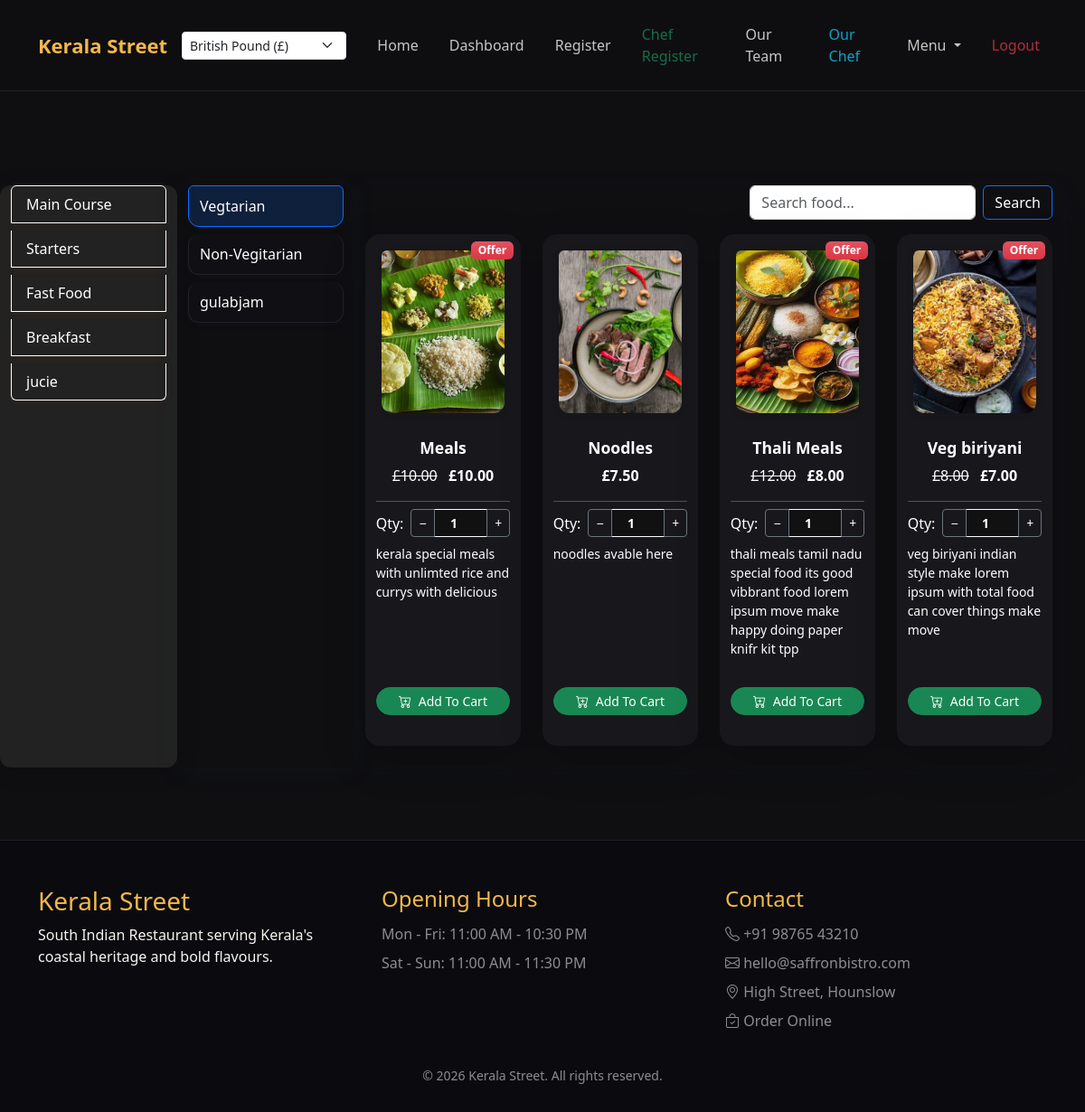
/menu/ (signed in), run on an earlier commit of the app's database.
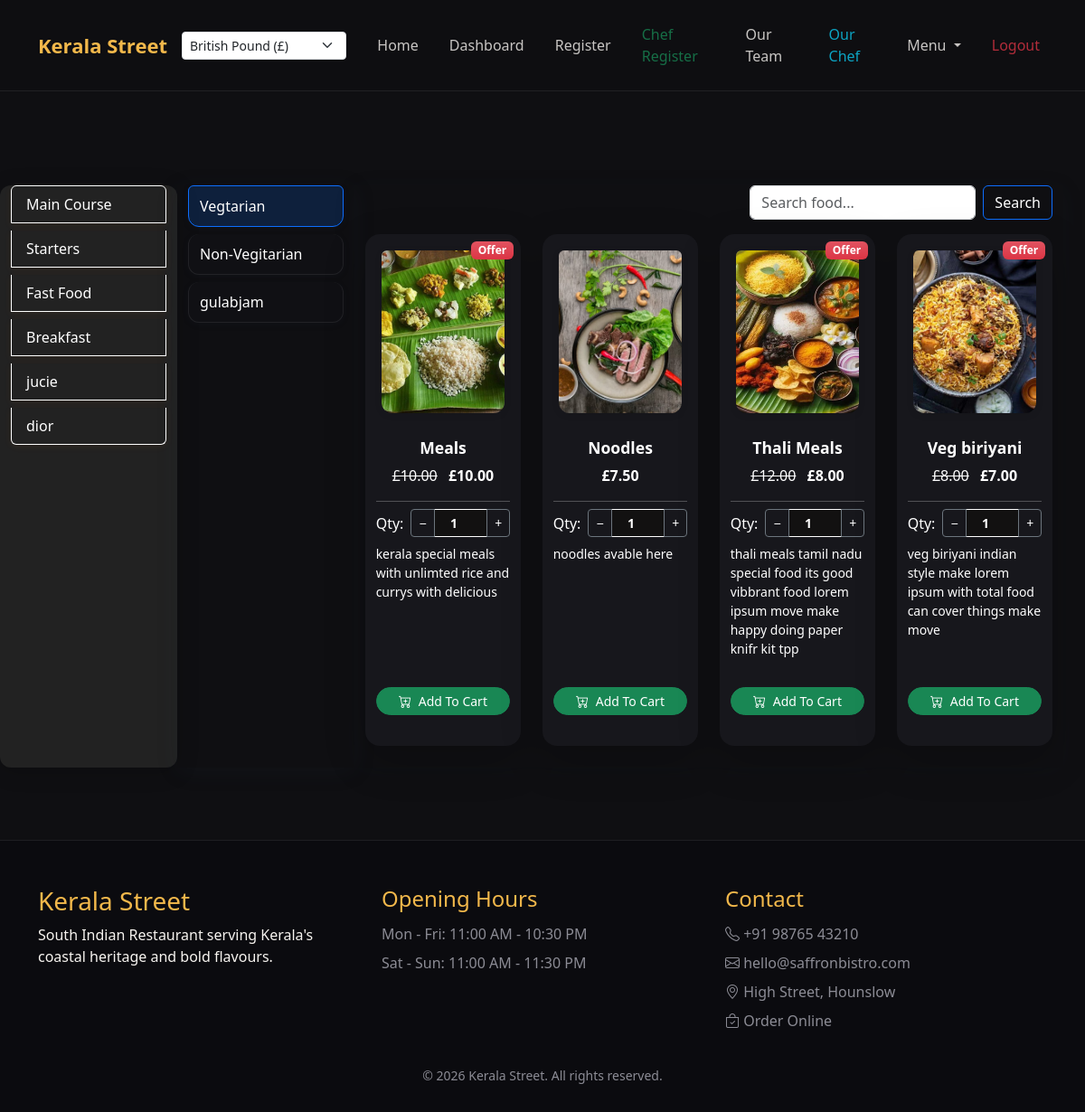
And on a later commit of the database.
### admin_app/models.py (models this page shows, shortened)
class maincategory(models.Model):
    name = models.CharField(max_length=100)

class Category(models.Model):
    main_category = models.ForeignKey('maincategory', on_delete=models.CASCADE)
    name = models.CharField(max_length=100)

class SubCategory(models.Model):
    category = models.ForeignKey(Category, on_delete=models.CASCADE)
    name = models.CharField(max_length=100)
    image = models.ImageField(upload_to='subcategory_images/', blank=True, null=True)
    price = models.DecimalField(max_digits=8, decimal_places=2, blank=True, null=True)
    offer_price = models.DecimalField(max_digits=8, decimal_places=2, blank=True, null=True)
    tax_percentage = models.DecimalField(max_digits=5, decimal_places=2, default=0)
    description = models.TextField(max_length=420, blank=True, null=True)
    is_available = models.BooleanField(default=True)
    VAT_CHOICES = [
        ('include', 'Tax include'),
        ('vatl_include', 'Tax line include'),
        ('not_include', 'Not include'),
    ]
    vat_status = models.CharField(max_length=20, choices=VAT_CHOICES, default='not_include')

### hotel/views.py (the view)
# urls.py: path('menu/', views.menu_page, name='menu_page'),
def menu_page(request):
    main_categories = maincategory.objects.all()
    categories = Category.objects.all()
    subcategories = SubCategory.objects.filter(is_available=True).select_related('category', 'category__main_category')
    return render(request, 'menu_page.html', {
        'main_categories': main_categories,
        'categories': categories,
        'subcategories': subcategories
    })

### templates/menu_page.html (shortened to what this page needs)
{% extends 'base.html' %}
{% load static %}
{% load currency_tags %}
{% block content %}
{% include 'header.html' %}
<section id="menuList" class="section order-layout">
    <div class="container-fluid mt-4">
        <div class="row">
            <div class="row d-block d-md-flex">
                <nav class="mb-3 mb-md-0 col-12 col-md-2 stylish-maincat animate__animated animate__fadeInLeft" style="box-shadow:0 4px 24px rgba(0,0,0,0.18);">
                    <div class="list-group w-100" id="mainCategoryList">
                        {% for main in main_categories %}
                            <button type="button"
                                    class="list-group-item list-group-item-action main-category-btn animate__animated animate__fadeInUp"
                                    data-main-id="{{ main.id }}"
                                    style="margin-bottom:8px; box-shadow:0 2px 8px rgba(230,126,34,0.07);">
                                {{ main.name }}
                            </button>
                        {% endfor %}
                    </div>
                </nav>
                <aside class="mb-3 mb-md-0 col-12 col-md-2 stylish-cat animate__animated animate__fadeInUp" style="box-shadow:0 4px 24px rgba(44,62,80,0.10);">
                    <div class="list-group w-100" id="categoryList">
                        {% for cat in categories %}
                            <button type="button"
                                    class="list-group-item list-group-item-action category-btn animate__animated animate__fadeInUp"
                                    data-cat-id="{{ cat.id }}"
                                    data-main-id="{{ cat.main_category.id }}"
                                    style="display:none; margin-bottom:8px; box-shadow:0 2px 8px rgba(44,62,80,0.07);">
                                {{ cat.name }}
                            </button>
                        {% endfor %}
                    </div>
                </aside>
                <main class="col-12 col-md-8 stylish-subcat animate__animated animate__fadeInRight" style="box-shadow:0 4px 24px rgba(44,62,80,0.08);">
                    {% if not request.session.user and not request.session.name %}
                    <div class="mb-3 text-center">
                        <h5 class="mb-0">Menu Items</h5>
                    </div>
                    {% else %}
                    <div class="mb-3 d-flex justify-content-end align-items-center">
                        <input type="text" id="foodSearch" class="form-control me-2 stylish-search animate__animated animate__fadeIn" style="max-width: 250px;" placeholder="Search food...">
                        <button class="btn btn-outline-primary stylish-search-btn animate__animated animate__fadeIn" id="searchBtn" type="button">Search</button>
                    </div>
                    {% endif %}
                    <div class="row" id="subcategoryItems">
                        {% for subcat in subcategories %}
                            <div class="col-12 col-sm-6 col-md-4 col-lg-3 mb-4 subcat-card animate__animated animate__zoomIn" data-cat-id="{{ subcat.category.id }}" style="display:none;">
                                <div class="card h-100 shadow-lg border-0 rounded-4 food-card-hover position-relative stylish-card subcategory-card">
                                    {% if not request.session.user and not request.session.name %}
                                    <div class="card-body d-flex flex-column p-3 stylish-body">
                                        <h6 class="card-title text-center mb-2 stylish-title">{{ subcat.name }}</h6>
                                        <p class="text-muted small mb-2 stylish-desc">{{ subcat.description|default:'No description.' }}</p>
                                    </div>
                                    {% else %}
                                    {% if subcat.offer_price %}
                                        <span class="badge bg-gradient bg-danger position-absolute top-0 end-0 m-2 stylish-offer">Offer</span>
                                    {% endif %}
                                    {% if subcat.image %}
                                        <img src="{{ subcat.image.url }}" class="card-img-top food-img rounded-top stylish-img" alt="{{ subcat.name }}" style="width:100%;height:180px;object-fit:cover;" />
                                    {% else %}
                                        <img src="{% static 'image/default_food.png' %}" class="card-img-top food-img rounded-top stylish-img" alt="No Image" style="width:100%;height:180px;object-fit:cover;" />
                                    {% endif %}
                                    <div class="card-body d-flex flex-column p-3 stylish-body">
                                        <h6 class="card-title text-center mb-2 stylish-title">{{ subcat.name }}</h6>
                                        <div class="mb-2 text-center stylish-price">
                                            {% with currency=request.session.currency|default:'GBP' %}
                                            {% if subcat.offer_price %}
                                                <span class="text-decoration-line-through text-secondary">{{ subcat.price|money:currency }}</span>
                                                <span class="text-success fw-bold ms-2 stylish-offer-price">{{ subcat.offer_price|money:currency }}</span>
                                            {% else %}
                                                <span class="fw-bold stylish-main-price">{{ subcat.price|money:currency }}</span>
                                            {% endif %}
                                            {% endwith %}
                                        </div>
                                        <hr class="my-2 stylish-hr">
                                        <div class="d-flex align-items-center justify-content-center mb-2">
                                            <label class="me-2 mb-0">Qty:</label>
                                            <div class="input-group input-group-sm stylish-qty-group" style="width:110px;">
                                                <button class="btn btn-outline-secondary qty-btn" type="button">&#8722;</button>
                                                <input type="number" min="1" value="1" class="form-control text-center qty-input" style="width:50px;">
                                                <button class="btn btn-outline-secondary qty-btn" type="button">&#43;</button>
                                            </div>
                                        </div>
                                        <p class="text-muted small mb-2 stylish-desc">{{ subcat.description|default:'No description.' }}</p>
                                        <form method="post" action="{% if table_number %}{% url 'add_to_team_cart' %}{% else %}{% url 'add_to_user_cart' %}{% endif %}" class="w-100 mt-auto stylish-cart-form">
                                            <button type="submit" class="btn btn-success btn-sm w-100 rounded-pill stylish-add-cart">
                                                <i class="bi bi-cart-plus me-1"></i> Add To Cart
                                            </button>
                                        </form>
                                    </div>
                                    {% endif %}
                                </div>
                            </div>
                        {% endfor %}
                    </div>
                </main>
            </div>
        </div>
</section>
<link rel="stylesheet" href="https://cdnjs.cloudflare.com/ajax/libs/animate.css/4.1.1/animate.min.css" />
{% include 'footer.html' %}
{% endblock %}

### templates/base.html (shortened to what this page needs)
{% load static %}
<!DOCTYPE html>
<html lang="en">
<head>
    <link rel="stylesheet" href="https://cdn.jsdelivr.net/npm/bootstrap@5.3.0/dist/css/bootstrap.min.css">
    <link rel="stylesheet" href="{% static 'css/style.css' %}">
    <link rel="stylesheet" href="https://cdn.jsdelivr.net/npm/bootstrap-icons@1.10.5/font/bootstrap-icons.css">
</head>
<body>
    {% block content %}{% endblock %}
</body>
</html>

### templates/header.html (shortened to what this page needs)
{% load static %}
{% load currency_tags %}
<!DOCTYPE html>
<html lang="en">
<head>
    <link rel="stylesheet" href="{% static 'css/bootstrap.min.css' %}">
    <link rel="stylesheet" href="https://cdn.jsdelivr.net/npm/bootstrap-icons@1.11.3/font/bootstrap-icons.min.css">
    <link rel="stylesheet" href="{% static 'css/style.css' %}">
</head>
<body>
    <!DOCTYPE html>
    <html lang="en">
    <head>
        <link rel="stylesheet" href="{% static 'css/bootstrap.min.css' %}">
        <link rel="stylesheet" href="https://cdn.jsdelivr.net/npm/bootstrap-icons@1.11.3/font/bootstrap-icons.min.css">
        <link rel="stylesheet" href="{% static 'css/style.css' %}">
    </head>
    <body>
        <header class="site-header">
            <nav class="navbar navbar-expand-lg">
                <div class="container">
                    <a class="navbar-brand" href="{% url 'index' %}">Kerala Street</a>
                    <div class="collapse navbar-collapse" id="mainNav">
                        <ul class="navbar-nav ms-auto align-items-lg-center">
                            {% if request.session.name == 'admin' %}
                                <li class="nav-item me-lg-2 mb-2 mb-lg-0">
                                    <form method="get" action="{% url 'set_currency' %}" class="d-flex align-items-center gap-2">
                                        <select name="currency" class="form-select form-select-sm" onchange="this.form.submit()" style="min-width:180px;">
                                            <option value="GBP" {% if request.session.currency|default:'GBP' == 'GBP' %}selected{% endif %}>British Pound (£)</option>
                                        </select>
                                    </form>
                                </li>
                                <li class="nav-item"><a class="nav-link" href="{% url 'index' %}">Home</a></li>
                                <li class="nav-item"><a class="nav-link" href="{% url 'admin_dashboard' %}">Dashboard</a></li>
                                <li class="nav-item"><a class="nav-link" href="{% url 'register' %}">Register</a></li>
                                <li class="nav-item"><a class="nav-link text-success" href="{% url 'chef_register' %}">Chef Register</a></li>
                                <li class="nav-item"><a class="nav-link" href="{% url 'user_view' %}">Our Team</a></li>
                                <li class="nav-item"><a class="nav-link text-info" href="{% url 'our_chef' %}">Our Chef</a></li>
                                <li class="nav-item dropdown">
                                    <a class="nav-link dropdown-toggle" href="#" id="menuDropdown" role="button" data-bs-toggle="dropdown" aria-expanded="false">
                                        Menu
                                    </a>
                                </li>
                                <li class="nav-item"><a class="nav-link text-danger" href="{% url 'logout' %}">Logout</a></li>
                            {% endif %}
                        </ul>
                    </div>
                </div>
            </nav>
        </header>

### templates/footer.html (shortened to what this page needs)
 {% load static %}
 <footer class="site-footer">
            <div class="container">
                <div class="row g-4">
                    <div class="col-md-4">
                        <h3>Kerala Street</h3>
                        <p>South Indian Restaurant serving Kerala's coastal heritage and bold flavours.</p>
                    </div>
                    <div class="col-md-4">
                        <h4>Opening Hours</h4>
                        <ul>
                            <li>Mon - Fri: 11:00 AM - 10:30 PM</li>
                            <li>Sat - Sun: 11:00 AM - 11:30 PM</li>
                        </ul>
                    </div>
                    <div class="col-md-4">
                        <h4>Contact</h4>
                        <ul>
                            <li><i class="bi bi-telephone"></i> +91 98765 43210</li>
                            <li><i class="bi bi-envelope"></i> hello@saffronbistro.com</li>
                            <li><i class="bi bi-geo-alt"></i> High Street, Hounslow</li>
                            <li><i class="bi bi-bag-check"></i> <a href="{% url 'menu_page' %}">Order Online</a></li>
                        </ul>
                    </div>
                </div>
                <div class="footer-bottom">© 2026 Kerala Street. All rights reserved.</div>
            </div>
        </footer>
    </body>
    </html>

What changed in the data, as far as the page shows it:
added maincategory: name "dior"
